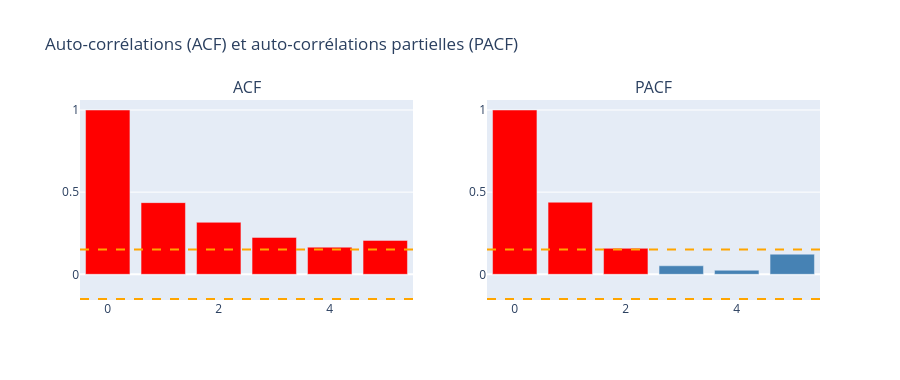

Write notebook code for a chart like this one.
### Markdown cell above
## 3. Stationnarité — Tests ADF & KPSS

### Code cell
# ── ADF (H0 : racine unitaire = non stationnaire) ────────────────────────────
adf_stat, adf_p, adf_lags, _, adf_cv, _ = adfuller(s, autolag="AIC")

# ── KPSS (H0 : stationnaire) ─────────────────────────────────────────────────
kpss_stat, kpss_p, kpss_lags, kpss_cv = kpss(s, regression="c", nlags="auto")

print("══════════════════════════════════════════════════")
print("   TEST ADF  (H₀ : non stationnaire / racine unit.)")
print("══════════════════════════════════════════════════")
print(f"  Statistique   : {adf_stat:.4f}")
print(f"  p-value       : {adf_p:.4f}  →  {'STATIONNAIRE ✓' if adf_p < 0.05 else 'NON STATIONNAIRE ✗'}")
for k, v in adf_cv.items():
    print(f"  Val. critique {k}: {v:.4f}")

print()
print("══════════════════════════════════════════════════")
print("   TEST KPSS (H₀ : stationnaire)")
print("══════════════════════════════════════════════════")
print(f"  Statistique   : {kpss_stat:.4f}")
print(f"  p-value       : {kpss_p:.4f}  →  {'NON STATIONNAIRE ✗' if kpss_p < 0.05 else 'STATIONNAIRE ✓'}")
for k, v in kpss_cv.items():
    print(f"  Val. critique {k}: {v:.4f}")

print()
adf_ok  = adf_p  < 0.05
kpss_ok = kpss_p >= 0.05
if adf_ok and kpss_ok:
    verdict = "Série STATIONNAIRE (ADF + KPSS concordent)"
elif not adf_ok and not kpss_ok:
    verdict = "Série NON STATIONNAIRE — différenciation recommandée"
else:
    verdict = "Résultats contradictoires — possible stationnarité de tendance (TS)"
print(f"  Verdict       : {verdict}")

# ── ACF / PACF (auto-corrélations) ───────────────────────────────────────────
nlags = min(n - 2, 5)
acf_vals  = acf(s,  nlags=nlags, fft=True)
pacf_vals = pacf(s, nlags=nlags)
lags      = list(range(nlags + 1))
ci_bound  = 1.96 / np.sqrt(n)

fig = make_subplots(rows=1, cols=2, subplot_titles=["ACF", "PACF"])
for vals, col, name in [(acf_vals, 1, "ACF"), (pacf_vals, 2, "PACF")]:
    fig.add_trace(go.Bar(x=lags, y=vals, name=name,
                         marker_color=["red" if abs(v) > ci_bound else "steelblue"
                                       for v in vals]), row=1, col=col)
    for sign in [1, -1]:
        fig.add_hline(y=sign * ci_bound, line_dash="dash",
                      line_color="orange", row=1, col=col)

fig.update_layout(title="Auto-corrélations (ACF) et auto-corrélations partielles (PACF)",
                  showlegend=False, height=380)
fig.show()

### Figure 1 — Plotly figure (JSON) as saved in the notebook; plotly's stock layout.template omitted (floating-point values rounded to 4 significant figures)
{"data": [{"marker": {"color": ["red", "red", "red", "red", "red", "red"]}, "name": "ACF", "type": "bar", "x": [0, 1, 2, 3, 4, 5], "xaxis": "x", "y": [1.0, 0.4362, 0.3165, 0.2245, 0.1652, 0.2063], "yaxis": "y"}, {"marker": {"color": ["red", "red", "red", "steelblue", "steelblue", "steelblue"]}, "name": "PACF", "type": "bar", "x": [0, 1, 2, 3, 4, 5], "xaxis": "x2", "y": [1.0, 0.4387, 0.1582, 0.05184, 0.02464, 0.1225], "yaxis": "y2"}], "layout": {"annotations": [{"font": {"size": 16}, "showarrow": false, "text": "ACF", "x": 0.225, "xanchor": "center", "xref": "paper", "y": 1, "yanchor": "bottom", "yref": "paper"}, {"font": {"size": 16}, "showarrow": false, "text": "PACF", "x": 0.775, "xanchor": "center", "xref": "paper", "y": 1, "yanchor": "bottom", "yref": "paper"}], "height": 380, "shapes": [{"line": {"color": "orange", "dash": "dash"}, "type": "line", "x0": 0, "x1": 1, "xref": "x domain", "y0": 0.1503, "y1": 0.1503, "yref": "y"}, {"line": {"color": "orange", "dash": "dash"}, "type": "line", "x0": 0, "x1": 1, "xref": "x domain", "y0": -0.1503, "y1": -0.1503, "yref": "y"}, {"line": {"color": "orange", "dash": "dash"}, "type": "line", "x0": 0, "x1": 1, "xref": "x2 domain", "y0": 0.1503, "y1": 0.1503, "yref": "y2"}, {"line": {"color": "orange", "dash": "dash"}, "type": "line", "x0": 0, "x1": 1, "xref": "x2 domain", "y0": -0.1503, "y1": -0.1503, "yref": "y2"}], "showlegend": false, "title": {"text": "Auto-corrélations (ACF) et auto-corrélations partielles (PACF)"}, "xaxis": {"anchor": "y", "domain": [0, 0.45]}, "xaxis2": {"anchor": "y2", "domain": [0.55, 1]}, "yaxis": {"anchor": "x", "domain": [0, 1]}, "yaxis2": {"anchor": "x2", "domain": [0, 1]}}}
